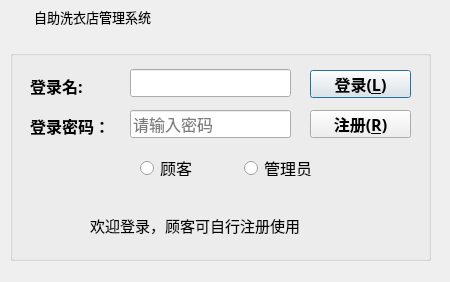
<?xml version="1.0" encoding="UTF-8"?>
<ui version="4.0">
 <class>LoginDialog</class>
 <widget class="QDialog" name="LoginDialog">
  <property name="geometry">
   <rect>
    <x>0</x>
    <y>0</y>
    <width>450</width>
    <height>282</height>
   </rect>
  </property>
  <property name="windowTitle">
   <string>Dialog</string>
  </property>
  <widget class="QWidget" name="widget_title" native="true">
   <property name="geometry">
    <rect>
     <x>0</x>
     <y>0</y>
     <width>451</width>
     <height>33</height>
    </rect>
   </property>
   <property name="sizePolicy">
    <sizepolicy hsizetype="Preferred" vsizetype="Maximum">
     <horstretch>0</horstretch>
     <verstretch>0</verstretch>
    </sizepolicy>
   </property>
   <property name="minimumSize">
    <size>
     <width>100</width>
     <height>33</height>
    </size>
   </property>
   <property name="mouseTracking">
    <bool>false</bool>
   </property>
   <layout class="QHBoxLayout" name="horizontalLayout_2" stretch="0,0,0">
    <property name="spacing">
     <number>4</number>
    </property>
    <property name="sizeConstraint">
     <enum>QLayout::SetNoConstraint</enum>
    </property>
    <property name="leftMargin">
     <number>0</number>
    </property>
    <property name="topMargin">
     <number>0</number>
    </property>
    <property name="rightMargin">
     <number>0</number>
    </property>
    <property name="bottomMargin">
     <number>0</number>
    </property>
    <item>
     <widget class="QLabel" name="lab_Ico">
      <property name="sizePolicy">
       <sizepolicy hsizetype="Minimum" vsizetype="Preferred">
        <horstretch>0</horstretch>
        <verstretch>0</verstretch>
       </sizepolicy>
      </property>
      <property name="minimumSize">
       <size>
        <width>30</width>
        <height>0</height>
       </size>
      </property>
      <property name="text">
       <string/>
      </property>
      <property name="alignment">
       <set>Qt::AlignCenter</set>
      </property>
     </widget>
    </item>
    <item>
     <widget class="QLabel" name="lab_Title">
      <property name="sizePolicy">
       <sizepolicy hsizetype="Expanding" vsizetype="Preferred">
        <horstretch>0</horstretch>
        <verstretch>0</verstretch>
       </sizepolicy>
      </property>
      <property name="font">
       <font>
        <family>微软雅黑</family>
        <pointsize>10</pointsize>
        <weight>50</weight>
        <italic>false</italic>
        <bold>false</bold>
       </font>
      </property>
      <property name="styleSheet">
       <string notr="true">font: 10pt &quot;微软雅黑&quot;;</string>
      </property>
      <property name="text">
       <string>自助洗衣店管理系统</string>
      </property>
      <property name="alignment">
       <set>Qt::AlignLeading|Qt::AlignLeft|Qt::AlignVCenter</set>
      </property>
     </widget>
    </item>
    <item>
     <widget class="QWidget" name="widget_menu" native="true">
      <property name="sizePolicy">
       <sizepolicy hsizetype="Minimum" vsizetype="Preferred">
        <horstretch>0</horstretch>
        <verstretch>0</verstretch>
       </sizepolicy>
      </property>
      <layout class="QHBoxLayout" name="horizontalLayout">
       <property name="spacing">
        <number>0</number>
       </property>
       <property name="leftMargin">
        <number>0</number>
       </property>
       <property name="topMargin">
        <number>0</number>
       </property>
       <property name="rightMargin">
        <number>0</number>
       </property>
       <property name="bottomMargin">
        <number>0</number>
       </property>
       <item>
        <widget class="QPushButton" name="btnMenu">
         <property name="sizePolicy">
          <sizepolicy hsizetype="Minimum" vsizetype="Expanding">
           <horstretch>0</horstretch>
           <verstretch>0</verstretch>
          </sizepolicy>
         </property>
         <property name="minimumSize">
          <size>
           <width>31</width>
           <height>0</height>
          </size>
         </property>
         <property name="cursor">
          <cursorShape>ArrowCursor</cursorShape>
         </property>
         <property name="focusPolicy">
          <enum>Qt::NoFocus</enum>
         </property>
         <property name="toolTip">
          <string>菜单</string>
         </property>
         <property name="text">
          <string/>
         </property>
         <property name="flat">
          <bool>true</bool>
         </property>
        </widget>
       </item>
       <item>
        <widget class="QPushButton" name="btnMenu_Min">
         <property name="sizePolicy">
          <sizepolicy hsizetype="Minimum" vsizetype="Expanding">
           <horstretch>0</horstretch>
           <verstretch>0</verstretch>
          </sizepolicy>
         </property>
         <property name="minimumSize">
          <size>
           <width>31</width>
           <height>0</height>
          </size>
         </property>
         <property name="cursor">
          <cursorShape>ArrowCursor</cursorShape>
         </property>
         <property name="focusPolicy">
          <enum>Qt::NoFocus</enum>
         </property>
         <property name="toolTip">
          <string>最小化</string>
         </property>
         <property name="text">
          <string/>
         </property>
         <property name="flat">
          <bool>true</bool>
         </property>
        </widget>
       </item>
       <item>
        <widget class="QPushButton" name="btnMenu_Close">
         <property name="sizePolicy">
          <sizepolicy hsizetype="Minimum" vsizetype="Expanding">
           <horstretch>0</horstretch>
           <verstretch>0</verstretch>
          </sizepolicy>
         </property>
         <property name="minimumSize">
          <size>
           <width>40</width>
           <height>0</height>
          </size>
         </property>
         <property name="cursor">
          <cursorShape>ArrowCursor</cursorShape>
         </property>
         <property name="focusPolicy">
          <enum>Qt::NoFocus</enum>
         </property>
         <property name="toolTip">
          <string>关闭</string>
         </property>
         <property name="text">
          <string/>
         </property>
         <property name="flat">
          <bool>true</bool>
         </property>
        </widget>
       </item>
      </layout>
     </widget>
    </item>
   </layout>
  </widget>
  <widget class="QGroupBox" name="groupBox">
   <property name="geometry">
    <rect>
     <x>10</x>
     <y>50</y>
     <width>421</width>
     <height>211</height>
    </rect>
   </property>
   <property name="title">
    <string/>
   </property>
   <widget class="QLabel" name="labUserName">
    <property name="geometry">
     <rect>
      <x>20</x>
      <y>20</y>
      <width>71</width>
      <height>31</height>
     </rect>
    </property>
    <property name="font">
     <font>
      <family>楷体</family>
      <pointsize>12</pointsize>
      <weight>75</weight>
      <bold>true</bold>
     </font>
    </property>
    <property name="text">
     <string>登录名:</string>
    </property>
   </widget>
   <widget class="QLabel" name="labUserPwd">
    <property name="geometry">
     <rect>
      <x>20</x>
      <y>60</y>
      <width>91</width>
      <height>31</height>
     </rect>
    </property>
    <property name="font">
     <font>
      <family>楷体</family>
      <pointsize>12</pointsize>
      <weight>75</weight>
      <bold>true</bold>
     </font>
    </property>
    <property name="text">
     <string>登录密码：</string>
    </property>
   </widget>
   <widget class="QLineEdit" name="txtUserPwd">
    <property name="geometry">
     <rect>
      <x>120</x>
      <y>60</y>
      <width>161</width>
      <height>28</height>
     </rect>
    </property>
    <property name="font">
     <font>
      <family>楷体</family>
      <pointsize>12</pointsize>
     </font>
    </property>
    <property name="toolTip">
     <string>请输入密码</string>
    </property>
    <property name="text">
     <string/>
    </property>
    <property name="echoMode">
     <enum>QLineEdit::Password</enum>
    </property>
    <property name="alignment">
     <set>Qt::AlignLeading|Qt::AlignLeft|Qt::AlignVCenter</set>
    </property>
    <property name="placeholderText">
     <string>请输入密码</string>
    </property>
   </widget>
   <widget class="QPushButton" name="btnLogin">
    <property name="geometry">
     <rect>
      <x>300</x>
      <y>20</y>
      <width>101</width>
      <height>28</height>
     </rect>
    </property>
    <property name="font">
     <font>
      <family>楷体</family>
      <pointsize>12</pointsize>
      <weight>75</weight>
      <bold>true</bold>
     </font>
    </property>
    <property name="cursor">
     <cursorShape>OpenHandCursor</cursorShape>
    </property>
    <property name="text">
     <string>登录(&amp;L)</string>
    </property>
    <property name="icon">
     <iconset resource="image.qrc">
      <normaloff>:/image/update.png</normaloff>:/image/update.png</iconset>
    </property>
    <property name="iconSize">
     <size>
      <width>20</width>
      <height>20</height>
     </size>
    </property>
   </widget>
   <widget class="QPushButton" name="btnresgister">
    <property name="geometry">
     <rect>
      <x>300</x>
      <y>60</y>
      <width>101</width>
      <height>28</height>
     </rect>
    </property>
    <property name="font">
     <font>
      <family>楷体</family>
      <pointsize>12</pointsize>
      <weight>75</weight>
      <bold>true</bold>
     </font>
    </property>
    <property name="cursor">
     <cursorShape>OpenHandCursor</cursorShape>
    </property>
    <property name="toolTip">
     <string>&lt;html&gt;&lt;head/&gt;&lt;body&gt;&lt;p&gt;&lt;br/&gt;&lt;/p&gt;&lt;/body&gt;&lt;/html&gt;</string>
    </property>
    <property name="whatsThis">
     <string>&lt;html&gt;&lt;head/&gt;&lt;body&gt;&lt;p&gt;&lt;br/&gt;&lt;/p&gt;&lt;/body&gt;&lt;/html&gt;</string>
    </property>
    <property name="text">
     <string>注册(&amp;R)</string>
    </property>
    <property name="icon">
     <iconset resource="image.qrc">
      <normaloff>:/image/delete.png</normaloff>:/image/delete.png</iconset>
    </property>
    <property name="iconSize">
     <size>
      <width>20</width>
      <height>20</height>
     </size>
    </property>
   </widget>
   <widget class="QRadioButton" name="radioButtonCustomer">
    <property name="geometry">
     <rect>
      <x>130</x>
      <y>110</y>
      <width>89</width>
      <height>16</height>
     </rect>
    </property>
    <property name="font">
     <font>
      <family>楷体</family>
      <pointsize>12</pointsize>
     </font>
    </property>
    <property name="text">
     <string>顾客</string>
    </property>
   </widget>
   <widget class="QRadioButton" name="radioButtonAdmin">
    <property name="geometry">
     <rect>
      <x>234</x>
      <y>110</y>
      <width>89</width>
      <height>16</height>
     </rect>
    </property>
    <property name="font">
     <font>
      <family>楷体</family>
      <pointsize>12</pointsize>
     </font>
    </property>
    <property name="text">
     <string>管理员</string>
    </property>
   </widget>
   <widget class="QLineEdit" name="txtUserName">
    <property name="geometry">
     <rect>
      <x>120</x>
      <y>19</y>
      <width>161</width>
      <height>28</height>
     </rect>
    </property>
    <property name="font">
     <font>
      <family>楷体</family>
      <pointsize>12</pointsize>
      <weight>75</weight>
      <bold>true</bold>
     </font>
    </property>
   </widget>
   <widget class="QLabel" name="labCompany">
    <property name="geometry">
     <rect>
      <x>80</x>
      <y>160</y>
      <width>261</width>
      <height>31</height>
     </rect>
    </property>
    <property name="font">
     <font>
      <family>Adobe 仿宋 Std R</family>
      <pointsize>11</pointsize>
      <weight>50</weight>
      <italic>false</italic>
      <bold>false</bold>
     </font>
    </property>
    <property name="styleSheet">
     <string notr="true">font: 11pt &quot;Adobe 仿宋 Std R&quot;;</string>
    </property>
    <property name="text">
     <string>欢迎登录，顾客可自行注册使用</string>
    </property>
   </widget>
  </widget>
 </widget>
 <resources>
  <include location="image.qrc"/>
 </resources>
 <connections/>
</ui>
